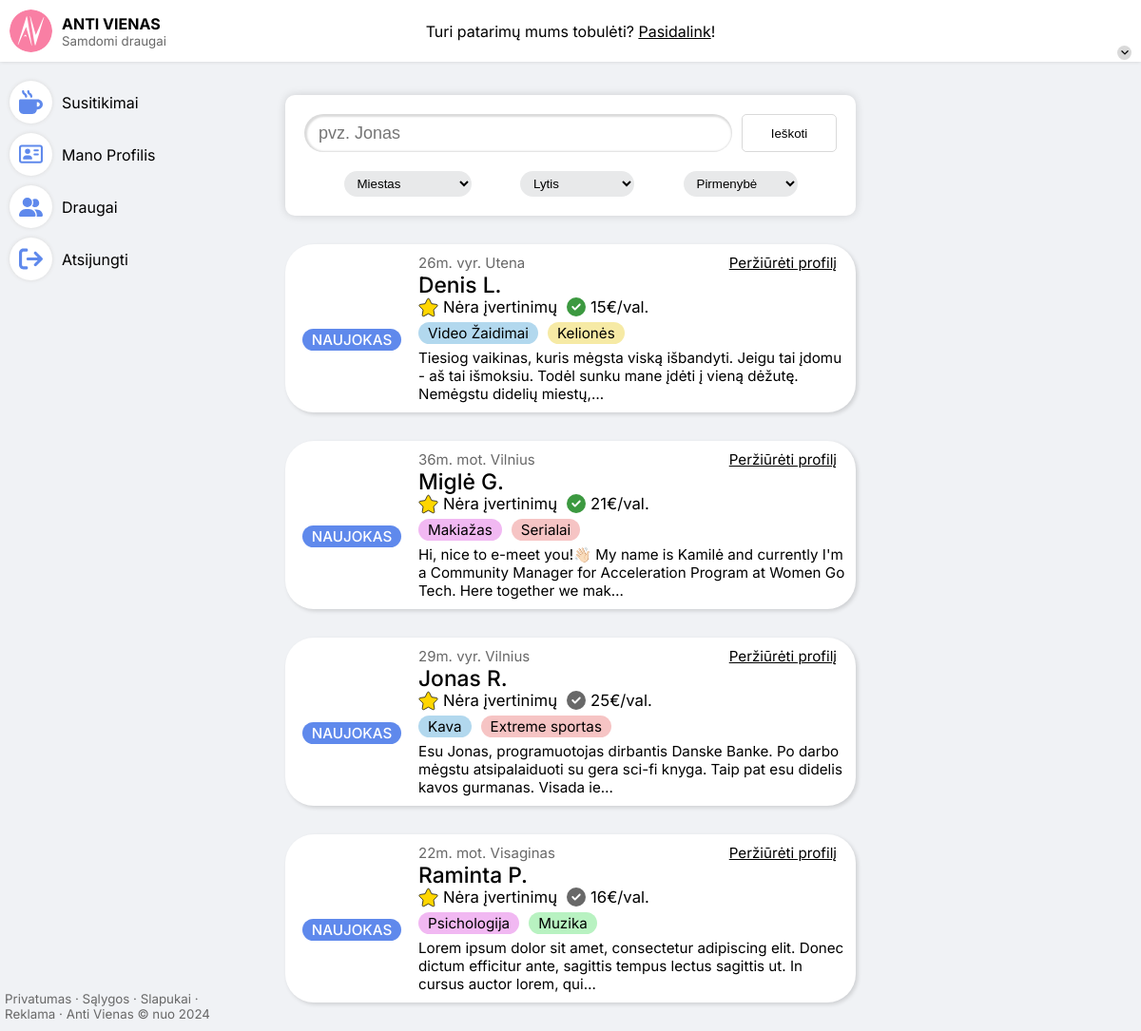
Screenshot of / (signed in) with the database file from the repository.
### antivienas/database/models.py (models this page shows, shortened)
class FriendSetting(models.Model):
    friend =            models.OneToOneField(User, on_delete=models.CASCADE, primary_key=True)
    price_per_hour =    models.PositiveIntegerField(default=0)
    orders_completed =  models.PositiveIntegerField(default=0)
    is_public =         models.BooleanField(default=False)
    account_number =            models.CharField(max_length=20, blank=True)
    account_holder_details =    models.CharField(max_length=200, blank=True)
    class LvlOfExperience(models.IntegerChoices):
        NEWBIE      = 1, "Naujokas"       # pradinis lygis
        EXPERIENCED = 2, "Patyręs"  # po 2 sėkmingų užsakymų
        VETERAN     = 3, "Veteranas"      # po 10 sėkmingų užsakymų
        EXPERT      = 4, "Ekspertas"       # specialus lygis psichologams
    level =     models.SmallIntegerField(choices=LvlOfExperience, default=LvlOfExperience.NEWBIE)
    created =   models.DateTimeField(auto_now_add=True)

class User(AbstractUser):
    class ProfileTypes(models.TextChoices):
        USER =      "User"
        FRIEND =    "Friend"
    class PersonalityTypes(models.TextChoices):
        INTRAVERT =     "Intravert"
        EKSTRAVERT =    "Ekstravert"
    class InterestColorHexes(models.TextChoices):
        GRAY =      "#D9D9D9", "Gray"
        RED =       "#F6C4C4", "Red"
        BLUE =      "#B2D8EE", "Blue"
        GREEN =     "#B8F2C1", "Green"
        PURPLE =    "#F1B8F2", "Purple"
        YELLOW =    "#F6EAA5", "Yellow"
    class EducationChoices(models.TextChoices):
        PAGRINDINIS = "Pagrindinis"
        VIDURINIS = "Vidurinis"
        AUKSTASIS = "Aukštasis"
        AUKSTESNYSIS = "Aukštesnysis"
        PRADINIS = "Pradinis"
    is_id_verified =    models.BooleanField(default=False)
    id_img =            models.ImageField(upload_to=user_img_upload_path, blank=True, null=True)
    profile_type =      models.CharField(max_length=6, choices=ProfileTypes, default=ProfileTypes.USER)
    birthday =          models.DateField(default=dt.date(1998,5,14))
    city =              models.CharField(max_length=15,choices=CityOfService,null=True,blank=True)
    job =               models.CharField(max_length=40, blank=True)
    description =       models.TextField(max_length=5000, blank=True)
    personality_type =  models.CharField(max_length=10, choices=PersonalityTypes, null=True, blank=True)
    gender =            models.CharField(max_length=10, choices=Genders, blank=True, null=True)
    education =         models.CharField(max_length=15, choices=EducationChoices, blank=True, null=True)
    height_cm =         models.PositiveIntegerField(blank=True, null=True, validators=[MinValueValidator(0), MaxValueValidator(300)])
    img_one =           models.ImageField(upload_to=upload_img_one, default="/user-no-avatar.png", storage=OverwriteStorage())
    img_two =           models.ImageField(upload_to=user_img_upload_path, blank=True, null=True)
    img_three =         models.ImageField(upload_to=user_img_upload_path, blank=True, null=True)
    interest_one =      models.CharField(max_length=50, blank=True)
    interest_two =      models.CharField(max_length=50, blank=True)
    interest_three =    models.CharField(max_length=50, blank=True)
    interest_four =     models.CharField(max_length=50, blank=True)
    interest_color_one =    models.CharField(max_length=7, choices=InterestColorHexes, default=InterestColorHexes.GRAY)
    interest_color_two =    models.CharField(max_length=7, choices=InterestColorHexes, default=InterestColorHexes.GRAY)
    interest_color_three =  models.CharField(max_length=7, choices=InterestColorHexes, default=InterestColorHexes.GRAY)
    interest_color_four =   models.CharField(max_length=7, choices=InterestColorHexes, default=InterestColorHexes.GRAY)
    @property
    def age(self):
        return int((dt.datetime.now().date() - self.birthday).days / 365.25)

### antivienas/backend/views.py (the view)
# urls.py: path('', views.index_page, name="index"),
def index_page(request):
    template = "pages/index.html"
    context = {'cities': CITY_CHOICES, 'genders': GENDERS}
    search_query = request.GET.get('q') if request.GET.get('q') != None else ''
    city = request.GET.get('city') if request.GET.get('city') != None else ''
    if city:
        city = CITY_CHOICES[city]
    gender = request.GET.get('gender') if request.GET.get('gender') != None else ''
    if gender:
        gender = GENDERS[gender]
    sort_by = request.GET.get('filter-by') if request.GET.get('filter-by') != None else ''
    context['search_query'] = search_query
    context['city'] = city
    context['gender'] = gender
    context['sort_by'] = sort_by
    friends = FriendSetting.objects.filter(
        Q(is_public=True) &
        Q(friend__first_name__icontains=search_query) &
        Q(friend__city__icontains=city) &
        Q(friend__gender__icontains=gender)
    )
    if friends:
        match sort_by:
            case 'age_up':
                friends = friends.order_by('-friend__birthday')
            case 'age_down':
                friends = friends.order_by('friend__birthday')
            case _:
                pass
    context['friends'] = friends
    return render(request, template, context)

### antivienas/frontend/templates/pages/index.html (shortened to what this page needs)
<!DOCTYPE html>
{% load static %}
<html lang="lt">
<head>
    <link rel="stylesheet" href="{% static 'styles/style.css' %}" />
</head>
<body>
    {% include "components/top-nav.html" %}
    <main class="main-section main-triple-split">
        <div class="left-container">
            {% include "components/side-nav.html" %}
            {% include "components/terms-of-service.html" %}
        </div>
        <div class="middle-container">
            {% include "components/search-box.html" %}
            {% if friends %}
            {% for user in friends %}
                {% include "components/friend-card.html" %}
            {% endfor %}
            {% else %}
            <p class="no-results-search">
                Draugų, su tokiais paieškos parametrais, neradome. Galbūt nori <a href="#">būti pirmas</a>?
            </p>
            {% endif %}
        </div>
        <div class="right-container">
        </div>
    </main>
</body>
</html>

### antivienas/frontend/templates/components/friend-card.html (shortened to what this page needs)
{% load static %}
<div class="friend-container">
    <div class="left-part">
        <div class="level-container">
            <p class="level" style="background-color: var(--blue);">{{ user.get_level_display }}</p>
        </div>
    </div>
    <div class="right-part">
        <div class="header">
            <small>{{ user.friend.age }}m. {{ user.friend.gender|lower|slice:"0:3" }}. {{ user.friend.city|title }}</small>
            <a href="{% url 'profile' user.friend.pk %}">Peržiūrėti profilį</a>
        </div>
        <a href="{% url 'profile' user.friend.pk %}" class="profile-link-heading">
            <h2>{{ user.friend.first_name|title }} {{ user.friend.last_name|upper|slice:"0:1" }}.</h2>
        </a>
        <div class="rating-price">
            <div class="rating-container">
                <a href="{% url 'profile' user.friend.pk %}" class="rating">Nėra įvertinimų</a>
            </div>
            <div class="price-container" {% if not user.friend.is_id_verified %} title="Tapatybė nepatvirtinta" {% else %} title="Tapatybė patvirtinta" {% endif %}>
                <svg xmlns="http://www.w3.org/2000/svg" viewBox="0 0 512 512" {% if not user.friend.is_id_verified %} style="fill: var(--pre-text);" {% endif %}><path title="gay" d="M256 512A256 256 0 1 0 256 0a256 256 0 1 0 0 512zM369 209L241 337c-9.4 9.4-24.6 9.4-33.9 0l-64-64c-9.4-9.4-9.4-24.6 0-33.9s24.6-9.4 33.9 0l47 47L335 175c9.4-9.4 24.6-9.4 33.9 0s9.4 24.6 0 33.9z"/></svg>
                <span>{{ user.price_per_hour }}€/val.</span>
            </div>
        </div>
        <div class="interest-container">
            {% if user.friend.interest_one %}
            <p class="interest-item" style="background-color: {{ user.friend.interest_color_one }};">{{user.friend.interest_one}}</p>
            {% endif %}
            {% if user.friend.interest_two %}
            <p class="interest-item" style="background-color: {{ user.friend.interest_color_two }};">{{user.friend.interest_two}}</p>
            {% endif %}
        </div>
        {% if user.friend.description %}
        <p>{% if user.friend.description|length > 150 %}{{ user.friend.description|truncatechars:150 }}{% else %}{{ user.friend.description }}{% endif %}</p>
        {% endif %}
    </div>
</div>

### antivienas/static/styles/style.css (style rules this page uses)
:root { --bg: #F0F2F5; --component-bg: white; --text: black; --pre-text: #686868; --light-gray: #D9D9D9; --nav-hover: #E8E9EA; --fade: #00000025; --expander-gray: #EAEAEA; --blue: #5f89ec; --soft-blue: #C9DEFF; --blue-hover: #81a6fd; --blue-notification: #A5CFED; --star-color: #FFD600; --yellow: #F6EAA5; --checkmark-color: #3c9940; --light-green: #CFF8D1; --light-green-hover: #b0f5b6; --accept-color: #84DC75; --pink: #F97FA4; --red: #FF8C8C; }
*,*::before,*::after { box-sizing: border-box; margin: 0; }
html, body { height: 100%; }
body { font-family: 'Inter', sans-serif; background-color: var(--bg); }
a { color: var(--text); }
.main-triple-split { display: grid; grid-template-columns: 1fr 3fr 1fr; }
main { padding-top: 70px; height: 100%; }
.left-container { padding: 10px 5px; display: flex; flex-direction: column; justify-content: space-between; }
.middle-container { display: flex; flex-direction: column; align-items: center; -ms-overflow-style: none; scrollbar-width: none; overflow-y: scroll; }
.friend-container { max-width: 600px; width: 100%; background-color: var(--component-bg); border-radius: 30px; display: flex; padding: 10px; gap: 10px; box-shadow: 2px 2px 4px 0px var(--fade); margin-bottom: 30px; font-size: 0.95em; }
.friend-container .left-part { display: flex; flex-direction: column; align-items: center; gap: 5px; min-width: 120px; justify-content: center; }
.friend-container .right-part { width: 100%; }
.friend-container .level, .level-container .level { padding: 2px 10px; border-radius: 20px; text-transform: uppercase; font-weight: 500; color: var(--component-bg); }
.friend-container .header { display: grid; grid-template-columns: 1fr 1fr; }
.friend-container .header a { display: block; text-align: right; margin-right: 10px; }
.friend-container small { font-size: 15px; color: var(--pre-text); }
.friend-container h2 { font-weight: 500; }
.friend-container .profile-link-heading { text-decoration: none; }
.friend-container .rating-price { display: flex; gap: 10px; font-size: 1.1em; }
.rating-price a { text-decoration: none; }
.friend-container .rating-container, .friend-container .price-container { display: flex; gap: 5px; }
.rating-container svg { fill: var(--star-color); stroke: var(--text); stroke-width: 20; width: 21px; height: 21px; }
.price-container svg { fill: var(--checkmark-color); width: 20px; height: 20px; }
.friend-container .interest-container { display: flex; gap: 10px; margin: 5px 0px; }
.interest-item { padding: 2px 10px; border-radius: 20px; }
.right-container { padding-right: 10px; padding-top: 5px; display: flex; flex-direction: column; overflow-y: scroll; padding-bottom: 30px; font-size: 0.9em; }

### rows the page displays
FriendSetting: level "NAUJOKAS", friend.age "26", friend.gender "vyr", friend.city "Utena", friend.first_name "Denis", friend.last_name "L", price_per_hour "15", friend.interest_one "Video Žaidimai", friend.interest_two "Kelionės", friend.description "Tiesiog vaikinas, kuris mėgsta viską išbandyti. Jeigu tai įdomu - aš tai išmoksiu. Todėl sunku mane įdėti į vieną dėžutę. Nemėgstu didelių miestų,…"
FriendSetting: level "NAUJOKAS", friend.age "36", friend.gender "mot", friend.city "Vilnius", friend.first_name "Miglė", friend.last_name "G", price_per_hour "21", friend.interest_one "Makiažas", friend.interest_two "Serialai", friend.description "Hi, nice to e-meet you!👋🏻 My name is Kamilė and currently I'm a Community Manager for Acceleration Program at Women Go Tech. Here together we mak…"
FriendSetting: level "NAUJOKAS", friend.age "29", friend.gender "vyr", friend.city "Vilnius", friend.first_name "Jonas", friend.last_name "R", price_per_hour "25", friend.interest_one "Kava", friend.interest_two "Extreme sportas", friend.description "Esu Jonas, programuotojas dirbantis Danske Banke. Po darbo mėgstu atsipalaiduoti su gera sci-fi knyga. Taip pat esu didelis kavos gurmanas. Visada ie…"
FriendSetting: level "NAUJOKAS", friend.age "22", friend.gender "mot", friend.city "Visaginas", friend.first_name "Raminta", friend.last_name "P", price_per_hour "16", friend.interest_one "Psichologija", friend.interest_two "Muzika", friend.description "Lorem ipsum dolor sit amet, consectetur adipiscing elit. Donec dictum efficitur ante, sagittis tempus lectus sagittis ut. In cursus auctor lorem, qui…"
